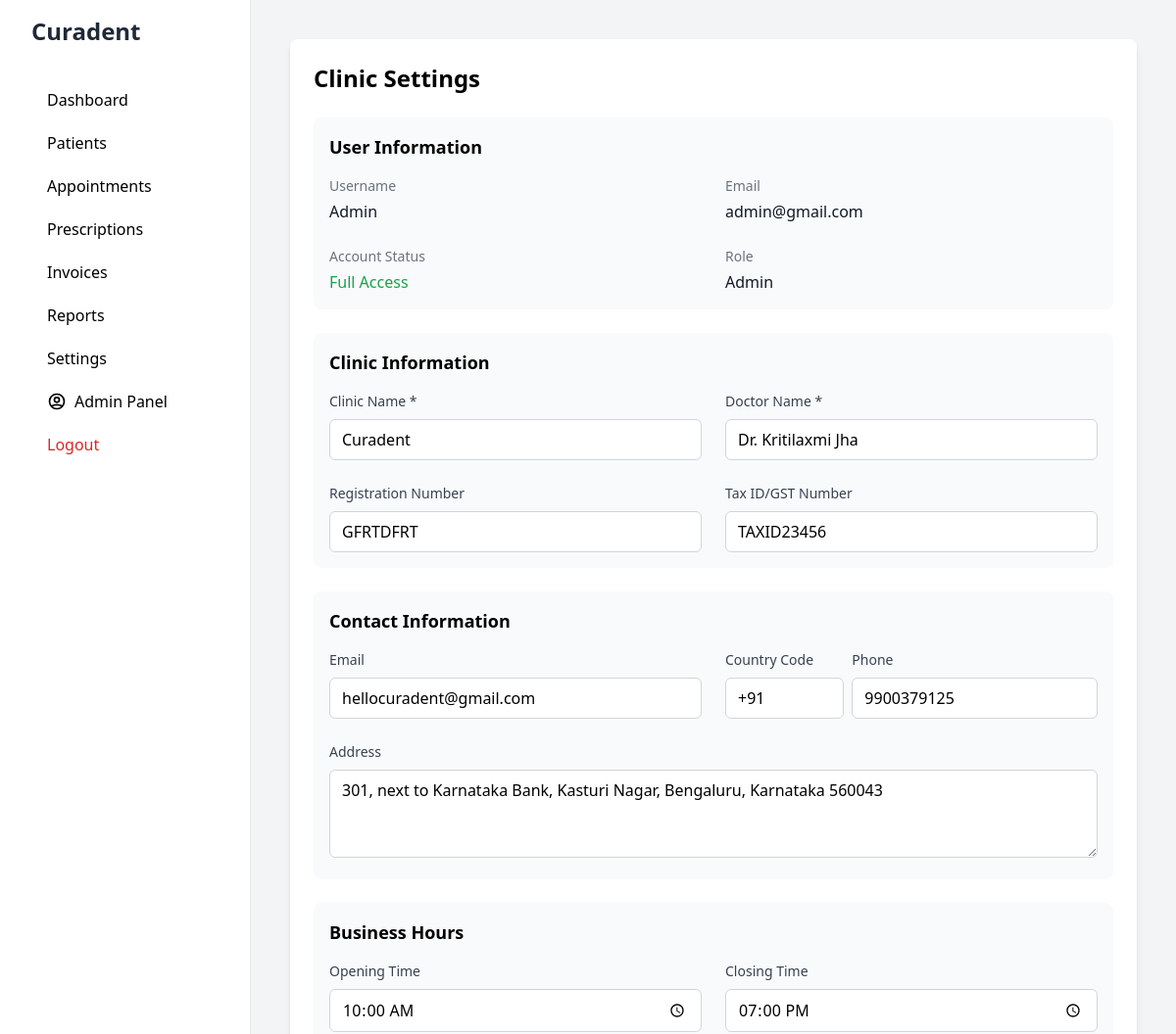
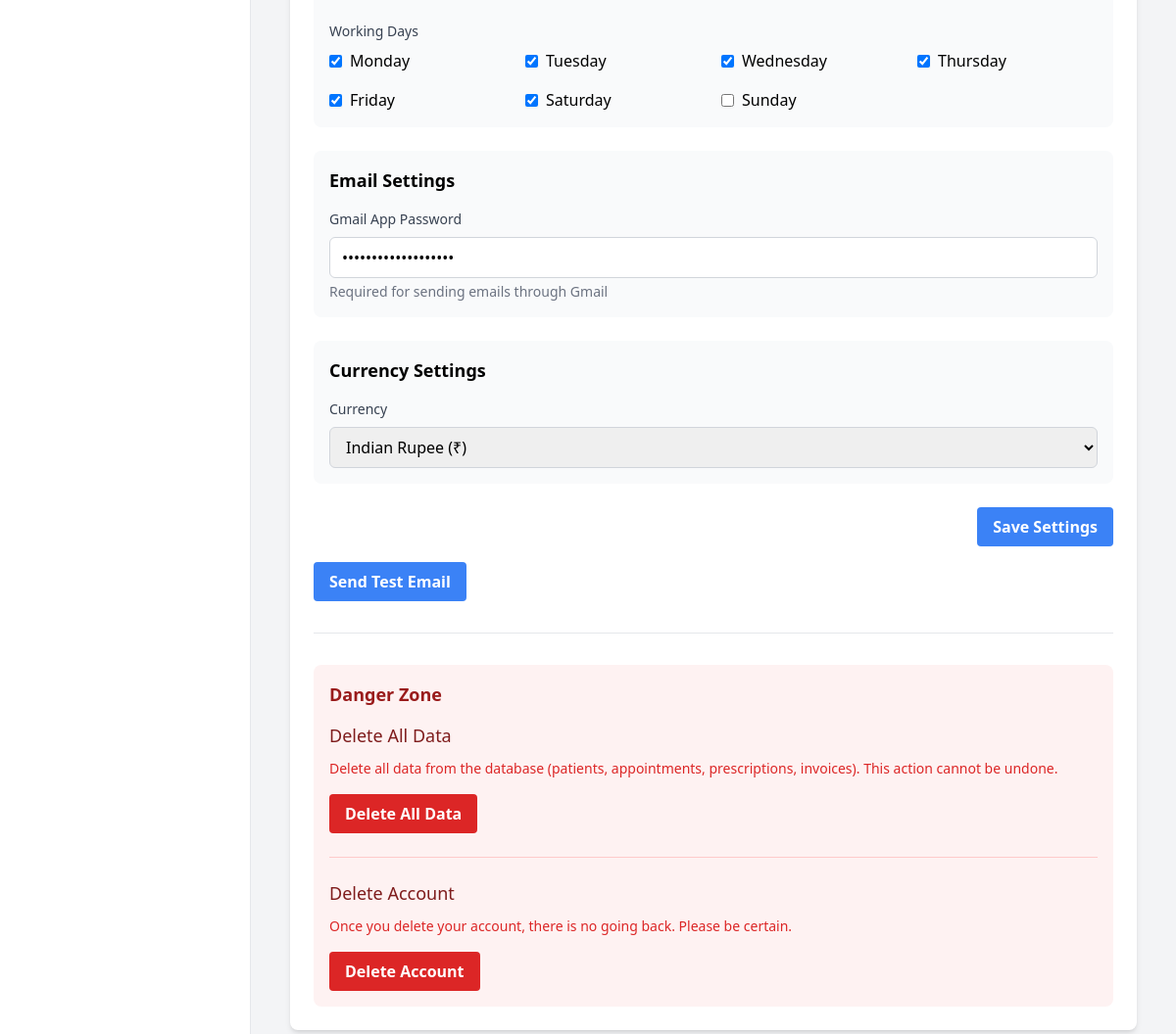
The app's page /settings (signed in) with its own data (2 pictures, top to bottom).
### app/models/settings.py (models this page shows, shortened)
class ClinicSettings(db.Model):
    __tablename__ = 'clinic_settings'
    id = db.Column(db.Integer, primary_key=True)
    clinic_name = db.Column(db.String(200), nullable=False)
    doctor_name = db.Column(db.String(100), nullable=False)
    email = db.Column(db.String(120))
    phone = db.Column(db.String(20))
    country_code = db.Column(db.String(5), default='+91')
    address = db.Column(db.Text)
    currency = db.Column(db.String(3), default='INR')
    opening_time = db.Column(db.Time)
    closing_time = db.Column(db.Time)
    working_days = db.Column(db.String(100))
    registration_number = db.Column(db.String(50))
    tax_id = db.Column(db.String(50))
    logo_path = db.Column(db.String(200))
    gmail_app_password = db.Column(db.String(100))
    @staticmethod
    def get_settings():
        settings = ClinicSettings.query.first()
        return settings

### app/models/user.py (models this page shows, shortened)
class User(UserMixin, db.Model):
    id = db.Column(db.Integer, primary_key=True)
    email = db.Column(db.String(120), unique=True, nullable=False)
    username = db.Column(db.String(80), unique=True, nullable=False)
    password_hash = db.Column(db.String(128))
    role = db.Column(db.String(20), nullable=False, default='staff')
    trial_start = db.Column(db.DateTime, default=datetime.utcnow)
    trial_end = db.Column(db.DateTime, default=lambda: datetime.utcnow() + timedelta(days=3))
    is_trial = db.Column(db.Boolean, default=True)
    created_at = db.Column(db.DateTime, default=datetime.utcnow)

### app/routes/main.py (the view, shortened to what this page needs)
@main_bp.route('/settings', methods=['GET', 'POST'])
@login_required
def settings():
    settings = ClinicSettings.get_settings()
    print(f"""
    Debug Settings:
    Current User: {current_user.username}
    Email: {current_user.email}
    Trial Status: {current_user.is_trial}
    Trial End: {current_user.trial_end}
    Role: {current_user.role}
    """)
    return render_template('dashboard/settings.html',
                         settings=settings,
                         current_user=current_user)

### app/templates/dashboard/settings.html (shortened to what this page needs)
{% extends "base.html" %}
{% block content %}
<div class="bg-white rounded-lg shadow-md p-6">
    <div class="flex justify-between items-center mb-6">
        <h1 class="text-2xl font-bold">Clinic Settings</h1>
    </div>
    <div class="bg-gray-50 p-4 rounded-lg mb-6">
        <h2 class="text-lg font-semibold mb-4">User Information</h2>
        <div class="grid grid-cols-1 md:grid-cols-2 gap-6">
            <div>
                <label class="block text-sm font-medium text-gray-500 mb-1">Username</label>
                <p class="text-gray-900 font-medium">{{ current_user.username }}</p>
            </div>
            <div>
                <label class="block text-sm font-medium text-gray-500 mb-1">Email</label>
                <p class="text-gray-900 font-medium">{{ current_user.email }}</p>
            </div>
            <div>
                <label class="block text-sm font-medium text-gray-500 mb-1">Account Status</label>
                <p class="{% if current_user.is_trial %}text-orange-600{% else %}text-green-600{% endif %} font-medium">
                    {% if current_user.is_trial %}
                        Trial (Expires: {{ current_user.trial_end.strftime('%B %d, %Y at %I:%M %p') }})
                    {% else %}
                        Full Access
                    {% endif %}
                </p>
            </div>
            <div>
                <label class="block text-sm font-medium text-gray-500 mb-1">Role</label>
                <p class="text-gray-900 font-medium">{{ current_user.role|title }}</p>
            </div>
        </div>
    </div>
    <form method="POST" class="space-y-6">
        <div class="bg-gray-50 p-4 rounded-lg">
            <h2 class="text-lg font-semibold mb-4">Clinic Information</h2>
            <div class="grid grid-cols-1 md:grid-cols-2 gap-6">
                <div>
                    <label class="block text-sm font-medium text-gray-700 mb-2">
                        Clinic Name *
                    </label>
                    <input type="text" name="clinic_name" required
                           value="{{ settings.clinic_name }}"
                           class="w-full px-3 py-2 border border-gray-300 rounded-md focus:outline-none focus:ring-1 focus:ring-blue-500">
                </div>
                <div>
                    <label class="block text-sm font-medium text-gray-700 mb-2">
                        Doctor Name *
                    </label>
                    <input type="text" name="doctor_name" required
                           value="{{ settings.doctor_name }}"
                           class="w-full px-3 py-2 border border-gray-300 rounded-md focus:outline-none focus:ring-1 focus:ring-blue-500">
                </div>
                <div>
                    <label class="block text-sm font-medium text-gray-700 mb-2">
                        Registration Number
                    </label>
                    <input type="text" name="registration_number"
                           value="{{ settings.registration_number }}"
                           class="w-full px-3 py-2 border border-gray-300 rounded-md focus:outline-none focus:ring-1 focus:ring-blue-500">
                </div>
                <div>
                    <label class="block text-sm font-medium text-gray-700 mb-2">
                        Tax ID/GST Number
                    </label>
                    <input type="text" name="tax_id"
                           value="{{ settings.tax_id }}"
                           class="w-full px-3 py-2 border border-gray-300 rounded-md focus:outline-none focus:ring-1 focus:ring-blue-500">
                </div>
            </div>
        </div>
        <div class="bg-gray-50 p-4 rounded-lg">
            <h2 class="text-lg font-semibold mb-4">Contact Information</h2>
            <div class="grid grid-cols-1 md:grid-cols-2 gap-6">
                <div>
                    <label class="block text-sm font-medium text-gray-700 mb-2">
                        Email
                    </label>
                    <input type="email" name="email"
                           value="{{ settings.email }}"
                           class="w-full px-3 py-2 border border-gray-300 rounded-md focus:outline-none focus:ring-1 focus:ring-blue-500">
                </div>
                <div class="grid grid-cols-3 gap-2">
                    <div>
                        <label class="block text-sm font-medium text-gray-700 mb-2">
                            Country Code
                        </label>
                        <input type="text" name="country_code"
                               value="{{ settings.country_code }}"
                               class="w-full px-3 py-2 border border-gray-300 rounded-md focus:outline-none focus:ring-1 focus:ring-blue-500">
                    </div>
                    <div class="col-span-2">
                        <label class="block text-sm font-medium text-gray-700 mb-2">
                            Phone
                        </label>
                        <input type="text" name="phone"
                               value="{{ settings.phone }}"
                               class="w-full px-3 py-2 border border-gray-300 rounded-md focus:outline-none focus:ring-1 focus:ring-blue-500">
                    </div>
                </div>
                <div class="md:col-span-2">
                    <label class="block text-sm font-medium text-gray-700 mb-2">
                        Address
                    </label>
                    <textarea name="address" rows="3"
                              class="w-full px-3 py-2 border border-gray-300 rounded-md focus:outline-none focus:ring-1 focus:ring-blue-500">{{ settings.address or '' }}</textarea>
                </div>
            </div>
        </div>
        <div class="bg-gray-50 p-4 rounded-lg">
            <h2 class="text-lg font-semibold mb-4">Business Hours</h2>
            <div class="grid grid-cols-1 md:grid-cols-2 gap-6">
                <div>
                    <label class="block text-sm font-medium text-gray-700 mb-2">
                        Opening Time
                    </label>
                    <input type="time" name="opening_time"
                           value="{{ settings.opening_time.strftime('%H:%M') if settings.opening_time }}"
                           class="w-full px-3 py-2 border border-gray-300 rounded-md focus:outline-none focus:ring-1 focus:ring-blue-500">
                </div>
                <div>
                    <label class="block text-sm font-medium text-gray-700 mb-2">
                        Closing Time
                    </label>
                    <input type="time" name="closing_time"
                           value="{{ settings.closing_time.strftime('%H:%M') if settings.closing_time }}"
                           class="w-full px-3 py-2 border border-gray-300 rounded-md focus:outline-none focus:ring-1 focus:ring-blue-500">
                </div>
                <div class="md:col-span-2">
                    <label class="block text-sm font-medium text-gray-700 mb-2">
                        Working Days
                    </label>
                    <div class="grid grid-cols-4 gap-4">
                        {% set working_days = settings.working_days.split(',') if settings.working_days else [] %}
                        {% for day in ['Monday', 'Tuesday', 'Wednesday', 'Thursday', 'Friday', 'Saturday', 'Sunday'] %}
                        <label class="inline-flex items-center">
                            <input type="checkbox" name="working_days" value="{{ day }}"
                                   {% if day in working_days %}checked{% endif %}
                                   class="rounded border-gray-300 text-blue-600 shadow-sm focus:border-blue-300 focus:ring focus:ring-blue-200 focus:ring-opacity-50">
                            <span class="ml-2">{{ day }}</span>
                        </label>
                        {% endfor %}
                    </div>
                </div>
            </div>
        </div>
        <div class="bg-gray-50 p-4 rounded-lg">
            <h2 class="text-lg font-semibold mb-4">Email Settings</h2>
            <div class="grid grid-cols-1 gap-6">
                <div>
                    <label class="block text-sm font-medium text-gray-700 mb-2">
                        Gmail App Password
                    </label>
                    <input type="password" name="gmail_app_password"
                           value="{{ settings.gmail_app_password }}"
                           class="w-full px-3 py-2 border border-gray-300 rounded-md focus:outline-none focus:ring-1 focus:ring-blue-500">
                    <p class="mt-1 text-sm text-gray-500">Required for sending emails through Gmail</p>
                </div>
            </div>
        </div>
        <div class="bg-gray-50 p-4 rounded-lg">
            <h2 class="text-lg font-semibold mb-4">Currency Settings</h2>
            <div>
                <label class="block text-sm font-medium text-gray-700 mb-2">
                    Currency
                </label>
                <select name="currency"
                        class="w-full px-3 py-2 border border-gray-300 rounded-md focus:outline-none focus:ring-1 focus:ring-blue-500">
                    <option value="INR" {% if settings.currency == 'INR' %}selected{% endif %}>Indian Rupee (₹)</option>
                </select>
            </div>
        </div>
        <div class="flex justify-end">
            <button type="submit"
                    class="bg-blue-500 hover:bg-blue-700 text-white font-bold py-2 px-4 rounded focus:outline-none focus:shadow-outline">
                Save Settings
            </button>
        </div>
    </form>
    <form method="POST" action="{{ url_for('main.test_email') }}" class="mt-4">
        <button type="submit" class="bg-blue-500 hover:bg-blue-700 text-white font-bold py-2 px-4 rounded">
            Send Test Email
        </button>
    </form>
    <div class="mt-8 border-t pt-8">
        <div class="bg-red-50 p-4 rounded-lg">
            <h2 class="text-lg font-semibold text-red-800 mb-4">Danger Zone</h2>
            {% if current_user.role == 'admin' %}
            <div class="mb-6 border-b border-red-200 pb-6">
                <h3 class="text-lg leading-6 font-medium text-red-900 mb-3">Delete All Data</h3>
                <p class="text-sm text-red-600 mb-4">
                    Delete all data from the database (patients, appointments, prescriptions, invoices).
                    This action cannot be undone.
                </p>
                <button onclick="showDeleteDataConfirmation()"
                        class="bg-red-600 hover:bg-red-700 text-white font-bold py-2 px-4 rounded focus:outline-none focus:shadow-outline">
                    Delete All Data
                </button>
            </div>
            {% endif %}
            <div class="mt-6">
                <h3 class="text-lg leading-6 font-medium text-red-900 mb-3">Delete Account</h3>
                <p class="text-sm text-red-600 mb-4">
                    Once you delete your account, there is no going back. Please be certain.
                </p>
                <button onclick="showDeleteConfirmation()"
                        class="bg-red-600 hover:bg-red-700 text-white font-bold py-2 px-4 rounded focus:outline-none focus:shadow-outline">
                    Delete Account
                </button>
            </div>
        </div>
    </div>
</div>
{% endblock %}

### app/templates/base.html (shortened to what this page needs)
<!DOCTYPE html>
<html lang="en">
<head>
    <script src="https://cdn.tailwindcss.com"></script>
</head>
<body class="bg-gray-100">
    <div class="min-h-screen flex">
        <div class="bg-white w-64 px-8 py-4 border-r">
            <h1 class="text-2xl font-bold text-gray-800 mb-8">
                {% if clinic_settings and clinic_settings.clinic_name %}
                    {{ clinic_settings.clinic_name }}
                {% else %}
                    Clinic MS
                {% endif %}
            </h1>
            <nav>
                <a href="{{ url_for('main.dashboard') }}" class="block py-2.5 px-4 rounded transition duration-200 hover:bg-gray-100">
                    Dashboard
                </a>
                <a href="{{ url_for('main.patients') }}" class="block py-2.5 px-4 rounded transition duration-200 hover:bg-gray-100">
                    Patients
                </a>
                <a href="{{ url_for('main.appointments') }}" class="block py-2.5 px-4 rounded transition duration-200 hover:bg-gray-100">
                    Appointments
                </a>
                <a href="{{ url_for('main.prescriptions') }}" class="block py-2.5 px-4 rounded transition duration-200 hover:bg-gray-100">
                    Prescriptions
                </a>
                <a href="{{ url_for('main.invoices') }}" class="block py-2.5 px-4 rounded transition duration-200 hover:bg-gray-100">
                    Invoices
                </a>
                <a href="{{ url_for('main.reports') }}" class="block py-2.5 px-4 rounded transition duration-200 hover:bg-gray-100">
                    Reports
                </a>
                <a href="{{ url_for('main.settings') }}" class="block py-2.5 px-4 rounded transition duration-200 hover:bg-gray-100">
                    Settings
                </a>
                <a href="{{ url_for('main.admin') }}" class="block py-2.5 px-4 rounded transition duration-200 hover:bg-gray-100">
                    <div class="flex items-center">
                        <svg class="h-5 w-5 mr-2" fill="none" viewBox="0 0 24 24" stroke="currentColor">
                            <path stroke-linecap="round" stroke-linejoin="round" stroke-width="2"
                                  d="M5.121 17.804A13.937 13.937 0 0112 16c2.5 0 4.847.655 6.879 1.804M15 10a3 3 0 11-6 0 3 3 0 016 0zm6 2a9 9 0 11-18 0 9 9 0 0118 0z"/>
                        </svg>
                        Admin Panel
                    </div>
                </a>
                <a href="{{ url_for('auth.logout') }}" class="block py-2.5 px-4 rounded transition duration-200 hover:bg-gray-100 text-red-600">
                    Logout
                </a>
            </nav>
        </div>
        <div class="flex-1 p-10">
            {% block content %}{% endblock %}
        </div>
    </div>
</body>
</html>

### records on screen
ClinicSettings: clinic_name "Curadent", doctor_name "Dr. Kritilaxmi Jha", registration_number "GFRTDFRT", tax_id "TAXID23456", email "hellocuradent@gmail.com", country_code "+91", phone "9900379125", address "301, next to Karnataka Bank, Kasturi Nagar, Bengaluru, Karnataka 560043", opening_time "10:00", closing_time "19:00", currency "Indian Rupee (₹)"
User: username "Admin", email "admin@gmail.com", role "Admin"

### other values on screen
{{ day }} "Monday" "Tuesday" "Wednesday" "Thursday" "Friday" "Saturday" "Sunday"
